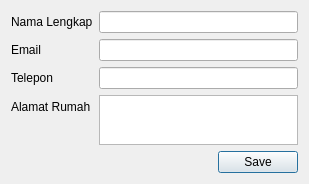
<?xml version="1.0" encoding="UTF-8"?>
<ui version="4.0">
 <class>UserBioEditor</class>
 <widget class="QDialog" name="UserBioEditor">
  <property name="geometry">
   <rect>
    <x>0</x>
    <y>0</y>
    <width>309</width>
    <height>177</height>
   </rect>
  </property>
  <property name="windowTitle">
   <string>Edit Biodata User</string>
  </property>
  <layout class="QVBoxLayout" name="verticalLayout">
   <item>
    <layout class="QFormLayout" name="formLayout">
     <item row="0" column="0">
      <widget class="QLabel" name="label_3">
       <property name="text">
        <string>Nama Lengkap</string>
       </property>
      </widget>
     </item>
     <item row="0" column="1">
      <widget class="QLineEdit" name="lineEdit3"/>
     </item>
     <item row="1" column="0">
      <widget class="QLabel" name="label_4">
       <property name="text">
        <string>Email</string>
       </property>
      </widget>
     </item>
     <item row="1" column="1">
      <widget class="QLineEdit" name="lineEdit4"/>
     </item>
     <item row="2" column="0">
      <widget class="QLabel" name="label_5">
       <property name="text">
        <string>Telepon</string>
       </property>
      </widget>
     </item>
     <item row="2" column="1">
      <widget class="QLineEdit" name="lineEdit5"/>
     </item>
     <item row="3" column="0">
      <widget class="QLabel" name="label_6">
       <property name="text">
        <string>Alamat Rumah</string>
       </property>
      </widget>
     </item>
     <item row="3" column="1">
      <widget class="QPlainTextEdit" name="plainTextEdit">
       <property name="maximumSize">
        <size>
         <width>213</width>
         <height>50</height>
        </size>
       </property>
      </widget>
     </item>
    </layout>
   </item>
   <item>
    <widget class="QDialogButtonBox" name="buttonBox">
     <property name="orientation">
      <enum>Qt::Horizontal</enum>
     </property>
     <property name="standardButtons">
      <set>QDialogButtonBox::Save</set>
     </property>
    </widget>
   </item>
  </layout>
 </widget>
 <resources/>
 <connections>
  <connection>
   <sender>buttonBox</sender>
   <signal>accepted()</signal>
   <receiver>UserBioEditor</receiver>
   <slot>accept()</slot>
   <hints>
    <hint type="sourcelabel">
     <x>248</x>
     <y>254</y>
    </hint>
    <hint type="destinationlabel">
     <x>157</x>
     <y>274</y>
    </hint>
   </hints>
  </connection>
  <connection>
   <sender>buttonBox</sender>
   <signal>rejected()</signal>
   <receiver>UserBioEditor</receiver>
   <slot>reject()</slot>
   <hints>
    <hint type="sourcelabel">
     <x>316</x>
     <y>260</y>
    </hint>
    <hint type="destinationlabel">
     <x>286</x>
     <y>274</y>
    </hint>
   </hints>
  </connection>
 </connections>
</ui>
